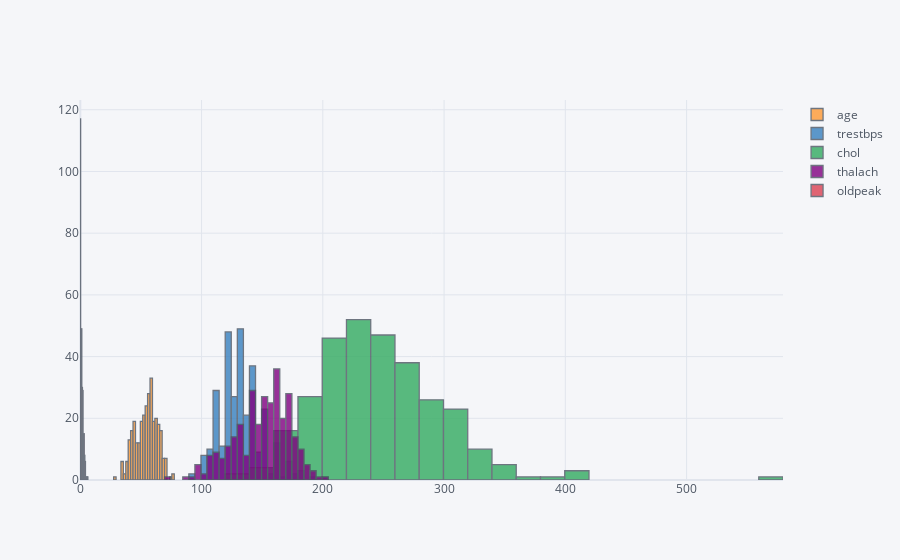

Source (notebook cell):
### Code cell
df[num_cols].iplot(kind="histogram")

### Figure 1 — Plotly figure (JSON) as saved in the notebook; plotly's stock layout.template omitted (floating-point values rounded to 4 significant figures; data arrays with more than 128 entries replaced by an {"elided": "..."} marker saying what was removed)
{"data": [{"histfunc": "count", "histnorm": "", "marker": {"color": "rgba(255, 153, 51, 1.0)", "line": {"color": "#4D5663", "width": 1.3}}, "name": "age", "opacity": 0.8, "orientation": "v", "type": "histogram", "x": {"elided": "302 int values"}}, {"histfunc": "count", "histnorm": "", "marker": {"color": "rgba(55, 128, 191, 1.0)", "line": {"color": "#4D5663", "width": 1.3}}, "name": "trestbps", "opacity": 0.8, "orientation": "v", "type": "histogram", "x": {"elided": "302 int values"}}, {"histfunc": "count", "histnorm": "", "marker": {"color": "rgba(50, 171, 96, 1.0)", "line": {"color": "#4D5663", "width": 1.3}}, "name": "chol", "opacity": 0.8, "orientation": "v", "type": "histogram", "x": {"elided": "302 int values"}}, {"histfunc": "count", "histnorm": "", "marker": {"color": "rgba(128, 0, 128, 1.0)", "line": {"color": "#4D5663", "width": 1.3}}, "name": "thalach", "opacity": 0.8, "orientation": "v", "type": "histogram", "x": {"elided": "302 int values"}}, {"histfunc": "count", "histnorm": "", "marker": {"color": "rgba(219, 64, 82, 1.0)", "line": {"color": "#4D5663", "width": 1.3}}, "name": "oldpeak", "opacity": 0.8, "orientation": "v", "type": "histogram", "x": {"elided": "302 float values"}}], "layout": {"barmode": "overlay", "legend": {"bgcolor": "#F5F6F9", "font": {"color": "#4D5663"}}, "paper_bgcolor": "#F5F6F9", "plot_bgcolor": "#F5F6F9", "title": {"font": {"color": "#4D5663"}}, "xaxis": {"gridcolor": "#E1E5ED", "showgrid": true, "tickfont": {"color": "#4D5663"}, "title": {"font": {"color": "#4D5663"}, "text": ""}, "zerolinecolor": "#E1E5ED"}, "yaxis": {"gridcolor": "#E1E5ED", "showgrid": true, "tickfont": {"color": "#4D5663"}, "title": {"font": {"color": "#4D5663"}, "text": ""}, "zerolinecolor": "#E1E5ED"}}}
